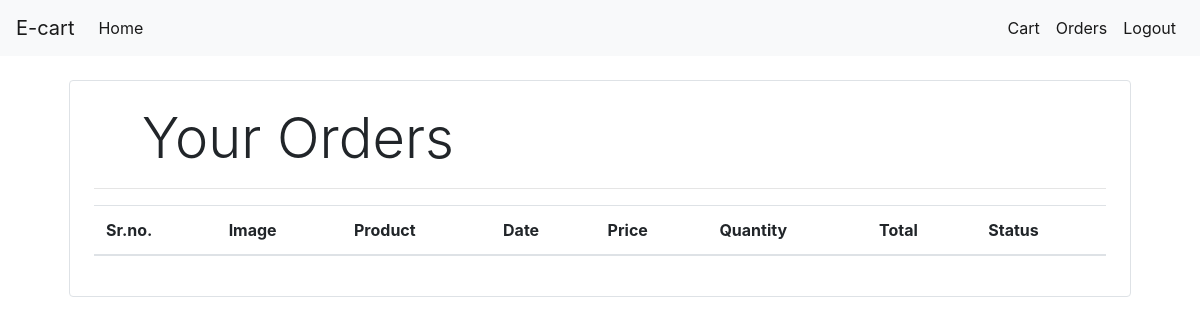
The app's page /orders (signed in), older data.
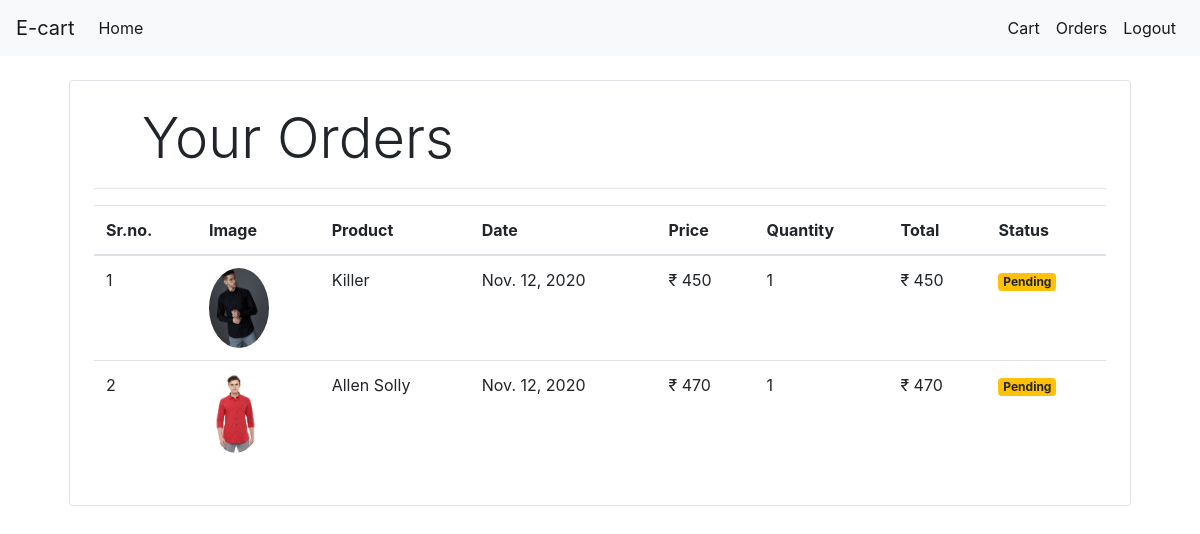
The same page, newer data.
### store/models/orders.py (models this page shows, shortened)
class Order(models.Model):
    product  = models.ForeignKey(Product,on_delete=models.CASCADE)
    customer = models.ForeignKey(Customer,on_delete=models.CASCADE)
    quantity = models.IntegerField(default=1)
    price = models.IntegerField()
    address = models.CharField(max_length=50, default='',blank = True)
    phone = models.CharField(max_length=50, default='',blank = True)
    date = models.DateField(default=datetime.datetime.today)
    @staticmethod
    def get_orders_by_customer(customer_id):
        return Order.objects.filter(customer = customer_id)

### store/models/product.py (models this page shows, shortened)
class Product(models.Model):
    name = models.CharField(max_length=50)
    price = models.IntegerField(default=0)
    category = models.ForeignKey(Category, on_delete=models.CASCADE,default=1)
    description = models.CharField(max_length=200,default='', null = True, blank = True )
    image =models.ImageField(upload_to='static/products/')

### store/views/orders.py (the view)
# urls.py: path('orders', OrderView.as_view(), name='orders'),
class OrderView(View):
    def get(self , request ):
        customer = request.session.get('customer')
        orders = Order.get_orders_by_customer(customer)
        print(orders)
        return render(request , 'orders.html'  , {'orders' : orders})

### store/templatetags/custom_filter.py (called while the page is built)
@register.filter(name='currency')
def currency(number):
    return "₹ " +str(number)

@register.filter(name='multiply')
def currency(number, number1):
    return number * number1

### store/templates/orders.html
{% extends 'base.html' %}
{% block content %}
{% load cart %}
{% load custom_filter %}
<div class="container">
    <div class="border rounded p-4 m-4">
        <p class="display-4 pl-4 ml-4">Your Orders</p>
        <hr>
        <table class="table">
            <thead>
                <tr>
                    <th>Sr.no.</th>
                    <th>Image</th>
                    <th>Product</th>
                    <th>Date</th>
                    <th>Price</th>
                    <th>Quantity</th>
                    <th>Total</th>
                    <th>Status</th>
                </tr>
            </thead>
            <tbody>
                {% for order in orders %}
                <tr>
                    <td>{{forloop.counter}}</td>
                    <td><img style="height: 80px;" class="rounded-circle" src="{{order.product.image.url}}" alt=""></td>
                    <td>{{order.product.name}}</td>
                    <td>{{order.date}}</td>
                    <td>{{order.price|currency}}</td>
                    <td>{{order.quantity}}</td>
                    <td>{{order.quantity|multiply:order.price|currency}}</td>
                    {% if order.status %}
                    <td><small class="badge badge-success">Completed</small></td>
                    {%else%}
                    <td><small class="badge badge-warning">Pending</small></td>
                    {% endif %}
                </tr>
                {% endfor %}
            </tbody>
        </table>
    </div>
</div>
{% endblock%}

Row changes from the older to the newer data that the page shows:
added Order: product.image (picture), product.name "Killer", date "Nov. 12, 2020", price "₹ 450", quantity "1", quantity|multiply "₹ 450"
added Order: product.image (picture), product.name "Allen Solly", date "Nov. 12, 2020", price "₹ 470", quantity "1", quantity|multiply "₹ 470"
